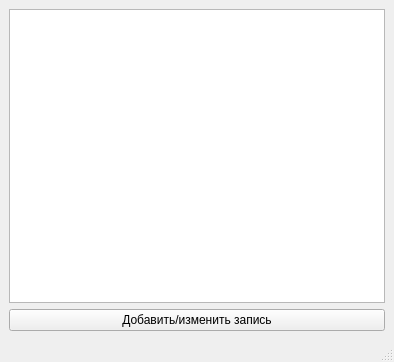
<?xml version="1.0" encoding="UTF-8"?>
<ui version="4.0">
 <class>MainWindow</class>
 <widget class="QMainWindow" name="MainWindow">
  <property name="geometry">
   <rect>
    <x>0</x>
    <y>0</y>
    <width>394</width>
    <height>362</height>
   </rect>
  </property>
  <property name="windowTitle">
   <string>MainWindow</string>
  </property>
  <widget class="QWidget" name="centralwidget">
   <layout class="QVBoxLayout" name="verticalLayout">
    <item>
     <widget class="QTableWidget" name="tableWidget"/>
    </item>
    <item>
     <widget class="QPushButton" name="addbutton">
      <property name="text">
       <string>Добавить/изменить запись</string>
      </property>
     </widget>
    </item>
   </layout>
  </widget>
  <widget class="QMenuBar" name="menubar">
   <property name="geometry">
    <rect>
     <x>0</x>
     <y>0</y>
     <width>394</width>
     <height>21</height>
    </rect>
   </property>
  </widget>
  <widget class="QStatusBar" name="statusbar"/>
 </widget>
 <resources/>
 <connections/>
</ui>
